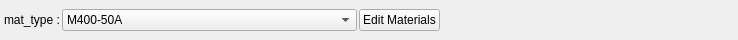
<?xml version="1.0" encoding="UTF-8"?>
<ui version="4.0">
 <class>WMatSelect</class>
 <widget class="QWidget" name="WMatSelect">
  <property name="geometry">
   <rect>
    <x>0</x>
    <y>0</y>
    <width>738</width>
    <height>40</height>
   </rect>
  </property>
  <property name="sizePolicy">
   <sizepolicy hsizetype="Preferred" vsizetype="Minimum">
    <horstretch>0</horstretch>
    <verstretch>0</verstretch>
   </sizepolicy>
  </property>
  <property name="minimumSize">
   <size>
    <width>0</width>
    <height>0</height>
   </size>
  </property>
  <property name="windowTitle">
   <string>Form</string>
  </property>
  <layout class="QHBoxLayout" name="horizontalLayout">
   <property name="spacing">
    <number>2</number>
   </property>
   <property name="leftMargin">
    <number>4</number>
   </property>
   <property name="topMargin">
    <number>2</number>
   </property>
   <property name="rightMargin">
    <number>4</number>
   </property>
   <property name="bottomMargin">
    <number>2</number>
   </property>
   <item>
    <widget class="QLabel" name="in_mat_type">
     <property name="sizePolicy">
      <sizepolicy hsizetype="Minimum" vsizetype="Preferred">
       <horstretch>0</horstretch>
       <verstretch>0</verstretch>
      </sizepolicy>
     </property>
     <property name="text">
      <string>mat_type :</string>
     </property>
    </widget>
   </item>
   <item>
    <widget class="QComboBox" name="c_mat_type">
     <property name="sizePolicy">
      <sizepolicy hsizetype="Expanding" vsizetype="Fixed">
       <horstretch>0</horstretch>
       <verstretch>0</verstretch>
      </sizepolicy>
     </property>
     <item>
      <property name="text">
       <string>M400-50A</string>
      </property>
     </item>
     <item>
      <property name="text">
       <string>M350-50A</string>
      </property>
     </item>
     <item>
      <property name="text">
       <string>M330-35A</string>
      </property>
     </item>
    </widget>
   </item>
   <item>
    <widget class="QPushButton" name="b_matlib">
     <property name="text">
      <string>Edit Materials</string>
     </property>
    </widget>
   </item>
   <item>
    <spacer name="horizontalSpacer">
     <property name="orientation">
      <enum>Qt::Horizontal</enum>
     </property>
     <property name="sizeHint" stdset="0">
      <size>
       <width>40</width>
       <height>20</height>
      </size>
     </property>
    </spacer>
   </item>
  </layout>
 </widget>
 <tabstops>
  <tabstop>c_mat_type</tabstop>
  <tabstop>b_matlib</tabstop>
 </tabstops>
 <resources>
  <include location="../../../Resources/pyleecan.qrc"/>
  <include location="../../../Resources/pyleecan.qrc"/>
  <include location="../../../Resources/pyleecan.qrc"/>
 </resources>
 <connections/>
</ui>
